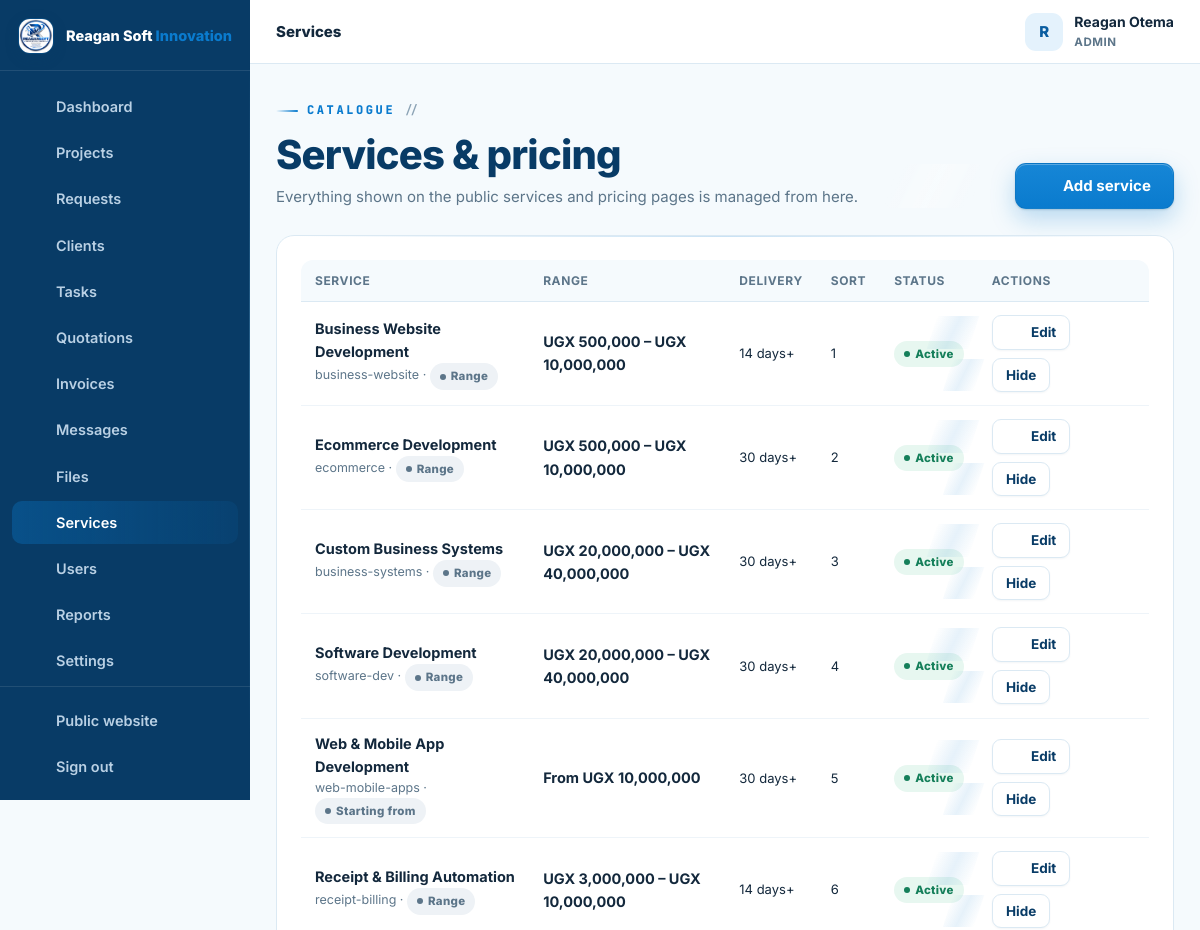
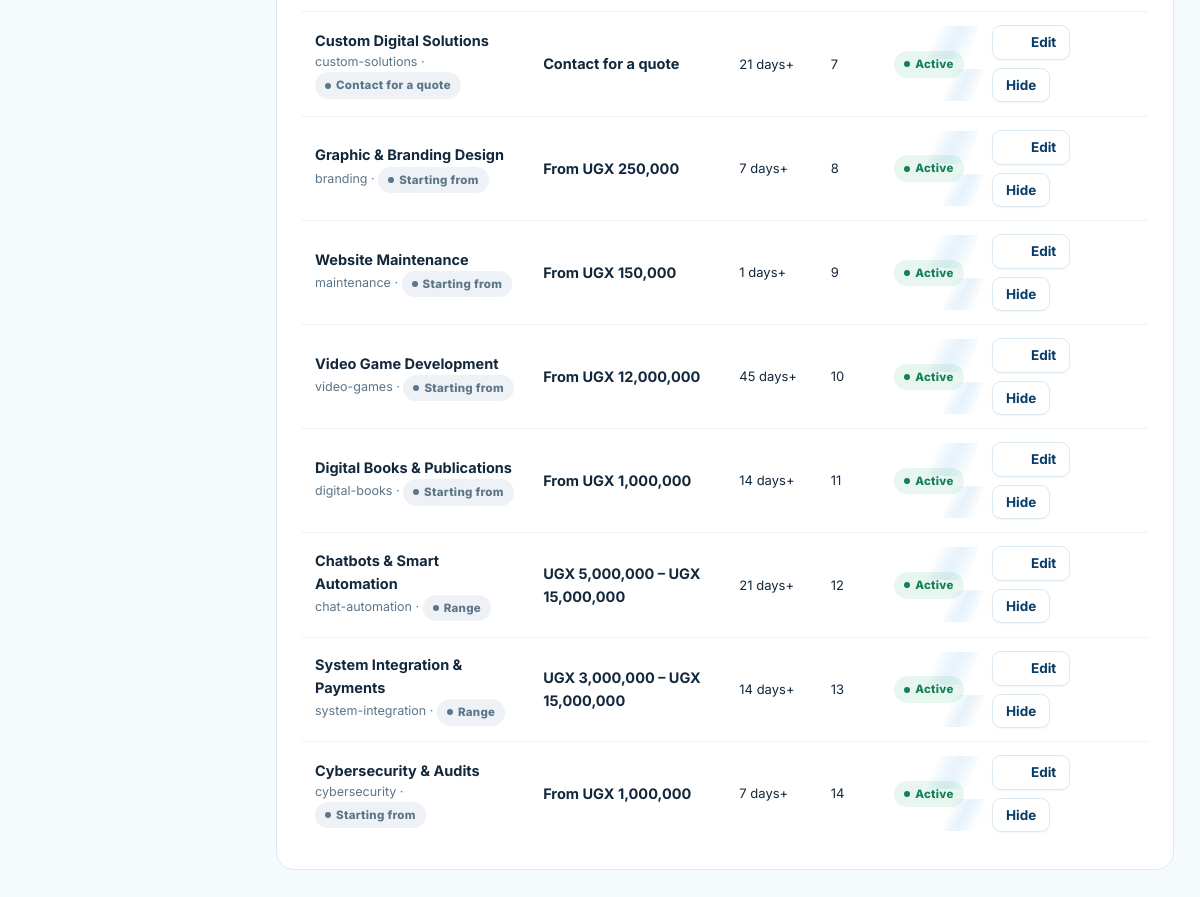
Screenshot of /admin/services.php (signed in) with the database file from the repository (2 pictures, top to bottom).
### tables this page shows
CREATE TABLE IF NOT EXISTS users (
  id INT UNSIGNED AUTO_INCREMENT PRIMARY KEY,
  full_name VARCHAR(150) NOT NULL,
  email VARCHAR(190) NOT NULL UNIQUE,
  phone VARCHAR(40) NULL,
  password_hash VARCHAR(255) NOT NULL,
  role ENUM('admin','staff','client') NOT NULL DEFAULT 'client',
  company VARCHAR(190) NULL,
  address VARCHAR(255) NULL,
  avatar VARCHAR(255) NULL,
  active TINYINT(1) NOT NULL DEFAULT 1,
  failed_logins INT UNSIGNED NOT NULL DEFAULT 0,
  locked_until DATETIME NULL,
  last_login_at DATETIME NULL,
  created_at TIMESTAMP DEFAULT CURRENT_TIMESTAMP,
  updated_at TIMESTAMP DEFAULT CURRENT_TIMESTAMP ON UPDATE CURRENT_TIMESTAMP,
  INDEX idx_users_role (role),
  INDEX idx_users_active (active)
);

CREATE TABLE IF NOT EXISTS services (
  id INT UNSIGNED AUTO_INCREMENT PRIMARY KEY,
  name VARCHAR(150) NOT NULL,
  slug VARCHAR(160) NOT NULL UNIQUE,
  description TEXT NOT NULL,
  price_min DECIMAL(14,2) NOT NULL DEFAULT 0,    
  price_max DECIMAL(14,2) NULL,                   
  currency VARCHAR(8) NOT NULL DEFAULT 'UGX',
  pricing_type ENUM('range','starting_from','contact_for_quote') NOT NULL DEFAULT 'starting_from',
  price_note VARCHAR(120) NOT NULL DEFAULT '',    
  features TEXT NULL,                  
  delivery_days INT UNSIGNED NULL,     
  icon VARCHAR(60) NOT NULL DEFAULT 'code-s',    
  status ENUM('active','inactive') NOT NULL DEFAULT 'active',
  sort_order INT UNSIGNED NOT NULL DEFAULT 0,
  created_at TIMESTAMP DEFAULT CURRENT_TIMESTAMP,
  INDEX idx_services_status (status)
);

### config/config.php (called while the page is built, shortened)
<?php
function db(): PDO {
    static $pdo = null;
    if ($pdo === null) {
        try {
            $pdo = new PDO(
                'mysql:host=' . DB_HOST . ';dbname=' . DB_NAME . ';charset=utf8mb4',
                DB_USER,
                DB_PASS,
                [
                    PDO::ATTR_ERRMODE            => PDO::ERRMODE_EXCEPTION,
                    PDO::ATTR_DEFAULT_FETCH_MODE => PDO::FETCH_ASSOC,
                    PDO::ATTR_EMULATE_PREPARES   => false,
                    PDO::ATTR_STRINGIFY_FETCHES  => false,
                    PDO::ATTR_TIMEOUT            => 5,
                    PDO::MYSQL_ATTR_INIT_COMMAND => "SET time_zone = '+03:00', NAMES utf8mb4 COLLATE utf8mb4_unicode_ci",
                ]
            );
        } catch (PDOException $e) {
            db_connection_failed($e);
        }
    }
    return $pdo;
}
function e(mixed $value): string {
    return htmlspecialchars((string)($value ?? ''), ENT_QUOTES, 'UTF-8');
}
function flash(string $key, ?string $value = null): ?string {
    $msg = $_SESSION['flash'][$key] ?? null;
    return $msg;
}
function app_url(string $path = ''): string {
    return APP_URL . ($path === '' ? '' : '/' . ltrim($path, '/'));
}
function current_user(): ?array {
    static $user = false;
    if ($user === false) {
        if (empty($_SESSION['user_id'])) {
            $user = null;
        } else {
            $st = db()->prepare('SELECT * FROM users WHERE id = ? AND active = 1 LIMIT 1');
            $st->execute([(int)$_SESSION['user_id']]);
            $user = $st->fetch() ?: null;
        }
    }
    return $user;
}
function is_logged_in(): bool {
    return current_user() !== null;
}
function user_role(): ?string {
    $u = current_user();
    return $u['role'] ?? null;
}
function require_login(): void {
    if (!is_logged_in()) {
        $_SESSION['intended'] = $_SERVER['REQUEST_URI'] ?? '';
        flash('error', 'Please sign in to continue.');
        redirect(app_url('login.php'));
    }
}
function require_role(string $role): void {
    require_login();
}
function require_admin(): void {
    require_role('admin');
}
require_once __DIR__ . '/../inc/functions.php';

### admin/services.php (the view, shortened to what this page needs)
<?php
require __DIR__ . '/../config/config.php';
require_admin();
$pdo = db();
$services = $pdo->query("SELECT * FROM services ORDER BY sort_order, id")->fetchAll();
$currency = settings('currency');
dashboard_head(['title' => 'Services', 'active' => 'services', 'crumb' => 'Services']);
?>
<div class="dash-head">
  <div>
    <span class="eyebrow">Catalogue</span>
    <h2>Services &amp; pricing</h2>
    <p class="sub">Everything shown on the public services and pricing pages is managed from here.</p>
  </div>
  <button class="btn btn-primary" type="button" data-modal-open="service-modal"><?= icon('plus') ?> Add service</button>
</div>
<section class="panel">
  <?php if ($services): ?>
    <div class="table-wrap">
      <table class="table">
        <thead><tr><th>Service</th><th>Range</th><th>Delivery</th><th>Sort</th><th>Status</th><th>Actions</th></tr></thead>
        <tbody>
          <?php foreach ($services as $s): ?>
            <tr>
              <td><span class="row-title"><?= e($s['name']) ?></span><div class="row-sub"><?= e($s['slug']) ?> · <span class="badge gray"><?= e(pricing_type_label($s['pricing_type'])) ?></span></div></td>
              <td><b><?= e(service_price_display($s, $currency)) ?></b></td>
              <td class="small"><?= $s['delivery_days'] ? (int)$s['delivery_days'] . ' days+' : '—' ?></td>
              <td class="small"><?= (int)$s['sort_order'] ?></td>
              <td><?= status_badge($s['status']) ?></td>
              <td style="min-width:170px">
                <div style="display:flex;gap:8px;flex-wrap:wrap">
                  <a class="btn btn-ghost btn-sm" href="services.php?edit=<?= (int)$s['id'] ?>#service-modal" data-modal-open="service-modal"><?= icon('edit') ?> Edit</a>
                  <form method="post" data-confirm="<?= $s['status'] === 'active' ? 'Hide this service from the website?' : 'Show this service on the website?' ?>">
                    <button class="btn btn-ghost btn-sm" type="submit"><?= $s['status'] === 'active' ? 'Hide' : 'Show' ?></button>
                  </form>
                </div>
              </td>
            </tr>
          <?php endforeach; ?>
        </tbody>
      </table>
    </div>
  <?php else: ?>
    <div class="empty"><?= icon('globe') ?><h4>No services yet</h4><p>Add services to populate the public website and pricing page.</p></div>
  <?php endif; ?>
</section>
<?php dashboard_footer(); ?>

### inc/layout.php (shortened to what this page needs)
<?php
function dashboard_nav_items(): array {
    $role = user_role();
    $client = [
        ['dashboard', 'Dashboard', app_url('client/index.php'), 'dashboard'],
        ['projects', 'My Projects', app_url('client/projects.php'), 'folder'],
        ['request', 'New Request', app_url('client/request.php'), 'plus'],
        ['messages', 'Messages', app_url('client/messages.php'), 'chat'],
        ['files', 'Files', app_url('client/files.php'), 'file'],
        ['notifications', 'Notifications', app_url('client/notifications.php'), 'bell'],
        ['profile', 'Profile', app_url('client/profile.php'), 'user'],
    ];
    $staff = [
        ['dashboard', 'Dashboard', app_url('admin/index.php'), 'dashboard'],
        ['projects', 'Projects', app_url('admin/projects.php'), 'folder'],
        ['requests', 'Requests', app_url('admin/requests.php'), 'inbox'],
        ['clients', 'Clients', app_url('admin/clients.php'), 'users'],
        ['tasks', 'Tasks', app_url('admin/tasks.php'), 'list'],
        ['quotations', 'Quotations', app_url('admin/quotations.php'), 'doc'],
        ['invoices', 'Invoices', app_url('admin/invoices.php'), 'money'],
        ['messages', 'Messages', app_url('admin/messages.php'), 'chat'],
        ['files', 'Files', app_url('admin/files.php'), 'file'],
    ];
    if ($role === 'admin') {
        $staff = array_merge($staff, [
            ['services', 'Services', app_url('admin/services.php'), 'globe'],
            ['users', 'Users', app_url('admin/users.php'), 'users'],
            ['reports', 'Reports', app_url('admin/reports.php'), 'chart'],
            ['settings', 'Settings', app_url('admin/settings.php'), 'settings'],
            ['audit', 'Audit Logs', app_url('admin/audit.php'), 'search'],
        ]);
    }
    return $role === 'client' ? $client : $staff;
}
function dashboard_head(array $page = []): void {
    $user = current_user();
    $role = user_role();
    $items = dashboard_nav_items();
    $active = $page['active'] ?? '';
    $loginUrl = $role === 'client' ? app_url('client/index.php') : app_url('admin/index.php');
    ?>
<!doctype html>
<html lang="en">
<head>
<link rel="stylesheet" href="<?= app_url('assets/css/style.css') ?>">
<link rel="stylesheet" href="<?= app_url('assets/css/tech.css') ?>">
</head>
<body class="dash-body">
<div class="dash-layout">
  <aside class="sidebar" id="sidebar" aria-label="Portal navigation">
    <div class="sidebar-brand">
      <a class="brand" href="<?= $loginUrl ?>">
        <img src="<?= app_url('assets/img/reagansoftinnovation-logo.jpeg') ?>" alt="" width="38" height="38">
        <span class="brand-text">Reagan Soft <b>Innovation</b></span>
      </a>
    </div>
    <nav class="side-nav">
      <?php foreach ($items as $it): ?>
        <a href="<?= e($it[2]) ?>" class="<?= $active === $it[0] ? 'active' : '' ?>">
          <?= icon($it[3]) ?><span><?= e($it[1]) ?></span>
        </a>
      <?php endforeach; ?>
    </nav>
    <div class="side-bottom">
      <a href="<?= app_url($role !== 'client' ? 'index.php' : 'index.php') ?>"><?= icon('globe') ?><span>Public website</span></a>
      <a href="<?= app_url('logout.php') ?>"><?= icon('logout') ?><span>Sign out</span></a>
    </div>
  </aside>
  <div class="dash-shell">
    <header class="dash-topbar">
      <div class="dash-topbar-title">
        <span class="dash-crumb"><?= e($page['crumb'] ?? 'Portal') ?></span>
      </div>
      <div class="dash-topbar-right">
        <div class="user-chip">
          <span class="user-avatar"><?= e(mb_strtoupper(mb_substr($user['full_name'] ?? '?', 0, 1))) ?></span>
          <div class="user-meta">
            <strong><?= e($user['full_name'] ?? '') ?></strong>
            <small><?= e(mb_strtoupper($role)) ?></small>
          </div>
        </div>
      </div>
    </header>
    <main class="dash-main" id="main">
<?php
}
function dashboard_footer(): void {
    ?>
    </main>
  </div>
</div>
</body>
</html>
<?php
}

### inc/functions.php (shortened to what this page needs)
<?php
function settings(?string $key = null, ?string $default = ''): string {
    static $cache = null;
    if ($cache === null) {
        $cache = ['company_name' => APP_NAME, 'company_phone' => '+256730314979', 'currency' => 'UGX'];
        try {
            $rows = db()->query('SELECT setting_key, setting_value FROM settings')->fetchAll();
            foreach ($rows as $r) {
                $cache[$r['setting_key']] = (string)$r['setting_value'];
            }
        } catch (Throwable $e) {
            log_error('settings() fallback: ' . $e->getMessage());
        }
    }
    return $cache[$key] ?? $default;
}
function money(mixed $amount, string $currency = 'UGX'): string {
    $amount = (float)$amount;
    if ($currency !== '') {
        return $currency . ' ' . number_format($amount, 0);
    }
    return number_format($amount, 0);
}
function pricing_type_label(string $type): string {
    return [
        'range'             => 'Range',
        'starting_from'     => 'Starting from',
        'contact_for_quote' => 'Contact for a quote',
    ][$type] ?? 'Starting from';
}
function service_price_display(array $s, string $currency = ''): string {
    $currency = $currency !== '' ? $currency : settings('currency');
    $type = (string)($s['pricing_type'] ?? 'starting_from');
    $min = (float)($s['price_min'] ?? 0);
    $max = (float)($s['price_max'] ?? 0);
    if ($type === 'contact_for_quote') return 'Contact for a quote';
    if ($type === 'range') {
        return $max > $min ? money($min, $currency) . ' – ' . money($max, $currency) : money($min, $currency);
    }
    return 'From ' . money($min, $currency);
}
function status_badge(string $status): string {
    $class = [
        'NEW' => 'blue', 'REVIEWING' => 'sky', 'QUOTATION' => 'violet',
        'APPROVED' => 'cyan', 'IN_PROGRESS' => 'blue', 'WAITING_FOR_CLIENT' => 'amber',
        'TESTING' => 'violet', 'COMPLETED' => 'green', 'CANCELLED' => 'red',
        'TODO' => 'gray', 'REVIEW' => 'violet',
        'draft' => 'gray', 'sent' => 'blue', 'accepted' => 'green', 'rejected' => 'red', 'expired' => 'amber', 'cancelled' => 'red',
        'paid' => 'green', 'partially_paid' => 'amber', 'overdue' => 'red',
        'active' => 'green', 'inactive' => 'red',
        'read' => 'gray', 'unread' => 'blue',
    ];
    $label = ucwords(str_replace('_', ' ', strtolower((string)$status)));
    return '<span class="badge ' . ($class[$status] ?? 'gray') . '">' . e($label) . '</span>';
}
function icon(string $name, string $class = ''): string {
    $path = $paths[$name] ?? $paths['code-s'];
    $cls = $class !== '' ? ' class="' . e($class) . '"' : '';
    return '<svg' . $cls . ' viewBox="0 0 24 24" fill="none" stroke="currentColor" stroke-width="1.8" stroke-linecap="round" stroke-linejoin="round" aria-hidden="true">' . $path . '</svg>';
}
require_once __DIR__ . '/layout.php';

### assets/css/tech.css (style rules this page uses)
:root { --font-disp: 'Space Grotesk', 'Inter', system-ui, -apple-system, sans-serif; --font-mono: 'JetBrains Mono', 'SFMono-Regular', Consolas, 'Liberation Mono', monospace; --pg: #0a7bce; --pgl: #8fd8ff; --grid: rgba(10, 123, 206, .09); --grid-lg: rgba(10, 123, 206, .16); --grid-dk: rgba(143, 216, 255, .12); --grid-dk-lg: rgba(143, 216, 255, .22); }
.eyebrow { font-family: var(--font-mono); letter-spacing: 2.6px; display: inline-flex; align-items: center; gap: 9px; }
.eyebrow::before { content: ''; width: 22px; height: 2px; background: linear-gradient(90deg, transparent, var(--pg)); border-radius: 2px; }
.eyebrow::after { content: '//'; color: var(--faint); letter-spacing: 0; font-weight: 600; }
.btn { will-change: transform; }
.btn::after { content: ''; position: absolute; top: 0; left: -80%; width: 55%; height: 100%; background: linear-gradient(100deg, transparent, rgba(255,255,255,.36), transparent); transform: skewX(-18deg); transition: left .5s ease; pointer-events: none; }
.btn-ghost::after, .btn-outline::after { background: linear-gradient(100deg, transparent, rgba(10,123,206,.10), transparent); }
.btn svg { flex-shrink: 0; }
.panel { position: relative; }
.panel::after { content: ''; position: absolute; top: 0; left: 18px; right: 18px; height: 1px; background: linear-gradient(90deg, transparent, rgba(10,123,206,.22), transparent); border-radius: 1px; }
.sidebar::after { content: ''; position: absolute; right: 0; top: 8%; bottom: 8%; width: 1px; background: linear-gradient(180deg, transparent, rgba(143,216,255,.28), transparent); }
.side-nav a { position: relative; }
.side-nav a.active { background: linear-gradient(90deg, rgba(10,123,206,.34), rgba(10,123,206,.10)); color: #fff; }

### rows the page displays
users: full_name "R", full_name "Reagan Otema", role "ADMIN"
services: name "Business Website Development", slug "business-website", pricing_type "Range", currency "UGX 500,000 – UGX 10,000,000", delivery_days "14", sort_order "1", status "Active", shows "Hide"
services: name "Ecommerce Development", slug "ecommerce", pricing_type "Range", service_price_display($s, $currency) "UGX 500,000 – UGX 10,000,000", delivery_days "30", sort_order "2", status "Active", shows "Hide"
services: name "Custom Business Systems", slug "business-systems", pricing_type "Range", service_price_display($s, $currency) "UGX 20,000,000 – UGX 40,000,000", delivery_days "30", sort_order "3", status "Active", shows "Hide"
services: name "Software Development", slug "software-dev", pricing_type "Range", service_price_display($s, $currency) "UGX 20,000,000 – UGX 40,000,000", delivery_days "30", sort_order "4", status "Active", shows "Hide"
services: name "Web & Mobile App Development", slug "web-mobile-apps", pricing_type "Starting from", price_min "From UGX 10,000,000", delivery_days "30", sort_order "5", status "Active", shows "Hide"
services: name "Receipt & Billing Automation", slug "receipt-billing", pricing_type "Range", service_price_display($s, $currency) "UGX 3,000,000 – UGX 10,000,000", delivery_days "14", sort_order "6", status "Active", shows "Hide"
services: name "Custom Digital Solutions", slug "custom-solutions", pricing_type "Contact for a quote", delivery_days "21", sort_order "7", status "Active", shows "Hide"
services: name "Graphic & Branding Design", slug "branding", pricing_type "Starting from", price_min "From UGX 250,000", delivery_days "7", sort_order "8", status "Active", shows "Hide"
services: name "Website Maintenance", slug "maintenance", pricing_type "Starting from", price_min "From UGX 150,000", delivery_days "1", sort_order "9", status "Active", shows "Hide"
services: name "Video Game Development", slug "video-games", pricing_type "Starting from", price_min "From UGX 12,000,000", delivery_days "45", sort_order "10", status "Active", shows "Hide"
services: name "Digital Books & Publications", slug "digital-books", pricing_type "Starting from", price_min "From UGX 1,000,000", delivery_days "14", sort_order "11", status "Active", shows "Hide"
services: name "Chatbots & Smart Automation", slug "chat-automation", pricing_type "Range", service_price_display($s, $currency) "UGX 5,000,000 – UGX 15,000,000", delivery_days "21", sort_order "12", status "Active", shows "Hide"
services: name "System Integration & Payments", slug "system-integration", pricing_type "Range", service_price_display($s, $currency) "UGX 3,000,000 – UGX 15,000,000", delivery_days "14", sort_order "13", status "Active", shows "Hide"
services: name "Cybersecurity & Audits", slug "cybersecurity", pricing_type "Starting from", price_min "From UGX 1,000,000", delivery_days "7", sort_order "14", status "Active", shows "Hide"

### other values shown
$it[1] "Dashboard"
$it[1] "Projects"
$it[1] "Requests"
$it[1] "Clients"
$it[1] "Tasks"
$it[1] "Quotations"
$it[1] "Invoices"
$it[1] "Messages"
$it[1] "Files"
$it[1] "Services"
$it[1] "Users"
$it[1] "Reports"
$it[1] "Settings"
$page['crumb'] "Services"
